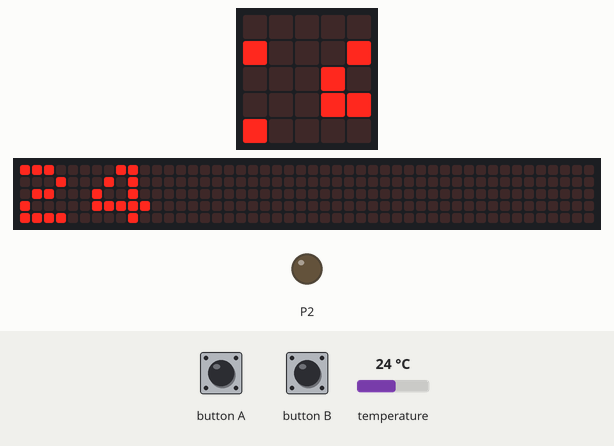
Recording of a program running on a simulated BBC micro:bit (MakeCode). Parts: the board's 5×5 LED display, a strip that is not on the board, showing the scrolling text unrolled, output pins drawn as LEDs (lit = HIGH). Inputs (shaded band) come from the test bench; at power-on: temperature 24 °C. The 48×5 strip is a reading aid, not a part: it shows the text the display is scrolling, unrolled, one strip-width of it at a time.

Above: at 1.27 s.
1.3 s: temperature set to 25.4 °C
At 3.41 s:
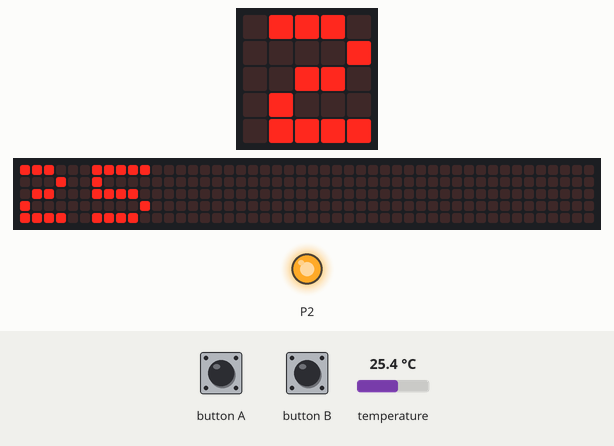
4.5 s: temperature set to 12 °C
At 5.59 s:
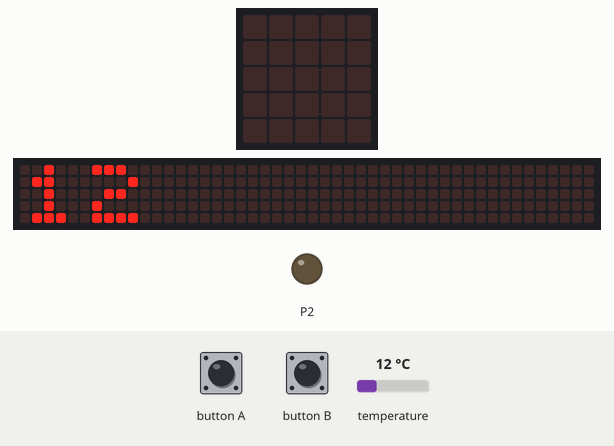
6.9 s: button A pressed for 0.15 s
At 7.16 s:
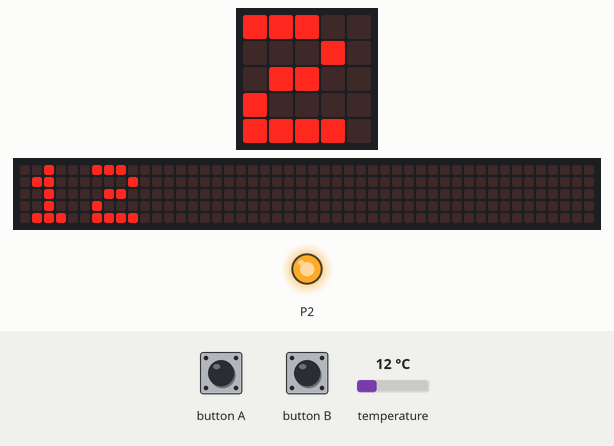
7.6 s: temperature set to 19 °C
At 8.31 s:
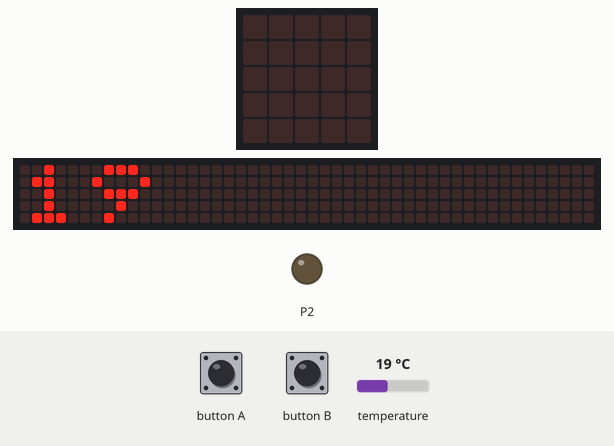
Timing chart, 0 to 10.6 s (numbered marks = the images above; inputs shaded):
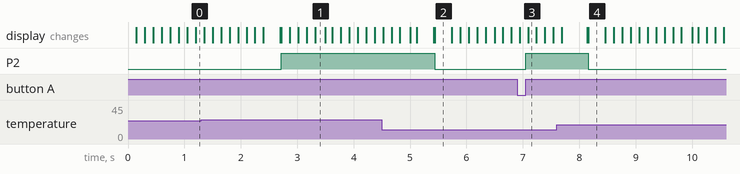

The program:

main.ts
```typescript
let 온도 = 0
input.onButtonPressed(Button.A, function () {
    pins.digitalWritePin(DigitalPin.P2, 100000)
    pins.analogWritePin(AnalogPin.P2, 1023)
})
input.onButtonPressed(Button.B, function () {
    pins.digitalWritePin(DigitalPin.P2, 0)
})
basic.forever(function () {
    온도 = input.temperature()
    if (온도 >= 25) {
        pins.digitalWritePin(DigitalPin.P2, 1)
    } else {
        pins.digitalWritePin(DigitalPin.P2, 0)
    }
    basic.showNumber(온도)
})
```

test.ts
```typescript
// 테스트는 여기로 이동합니다; 이 패키지가 확장으로 사용될 때 컴파일되지 않을 것 입니다.
```

Measured:
- the behaviour switches between 24.9 and 25 °C on temperature (found by bisection; images 0 and 1)
- after the input at 1.3 s, P2: LOW → HIGH after 1.4 s
- after the input at 4.5 s, P2: HIGH → LOW after 0.94 s
- after the input at 6.9 s, P2: LOW → HIGH after 0.15 s
